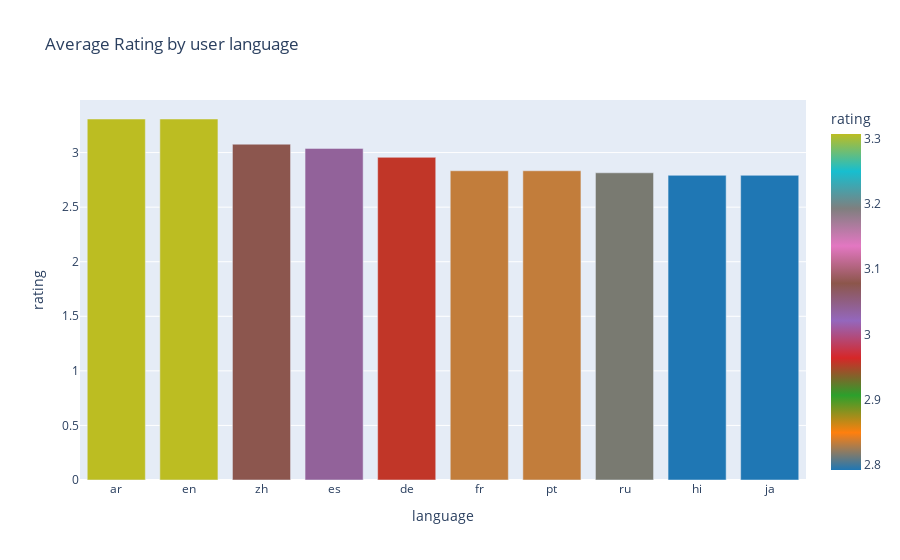

Notebook code for this chart:
### Code cell
t_df = df.groupby('language')['rating'].mean().reset_index().sort_values(by='rating',ascending=False)
fig = px.bar(t_df,
             y='rating',
             x='language',
             color='rating',
             color_continuous_scale=my_col,
             title='Average Rating by user language')
fig.show()

### Figure 1 — Plotly figure (JSON) as saved in the notebook; plotly's stock layout.template omitted (floating-point values rounded to 4 significant figures)
{"data": [{"hovertemplate": "language=%{x}<br>rating=%{marker.color}<extra></extra>", "legendgroup": "", "marker": {"color": [3.308, 3.308, 3.077, 3.038, 2.957, 2.833, 2.833, 2.815, 2.792, 2.792], "coloraxis": "coloraxis", "pattern": {"shape": ""}}, "name": "", "orientation": "v", "showlegend": false, "textposition": "auto", "type": "bar", "x": ["ar", "en", "zh", "es", "de", "fr", "pt", "ru", "hi", "ja"], "xaxis": "x", "y": [3.308, 3.308, 3.077, 3.038, 2.957, 2.833, 2.833, 2.815, 2.792, 2.792], "yaxis": "y"}], "layout": {"barmode": "relative", "coloraxis": {"colorbar": {"title": {"text": "rating"}}, "colorscale": [[0, "#1F77B4"], [0.1111, "#FF7F0E"], [0.2222, "#2CA02C"], [0.3333, "#D62728"], [0.4444, "#9467BD"], [0.5556, "#8C564B"], [0.6667, "#E377C2"], [0.7778, "#7F7F7F"], [0.8889, "#17BECF"], [1, "#BCBD22"]]}, "legend": {"tracegroupgap": 0}, "title": {"text": "Average Rating by user language"}, "xaxis": {"anchor": "y", "domain": [0, 1], "title": {"text": "language"}}, "yaxis": {"anchor": "x", "domain": [0, 1], "title": {"text": "rating"}}}}
